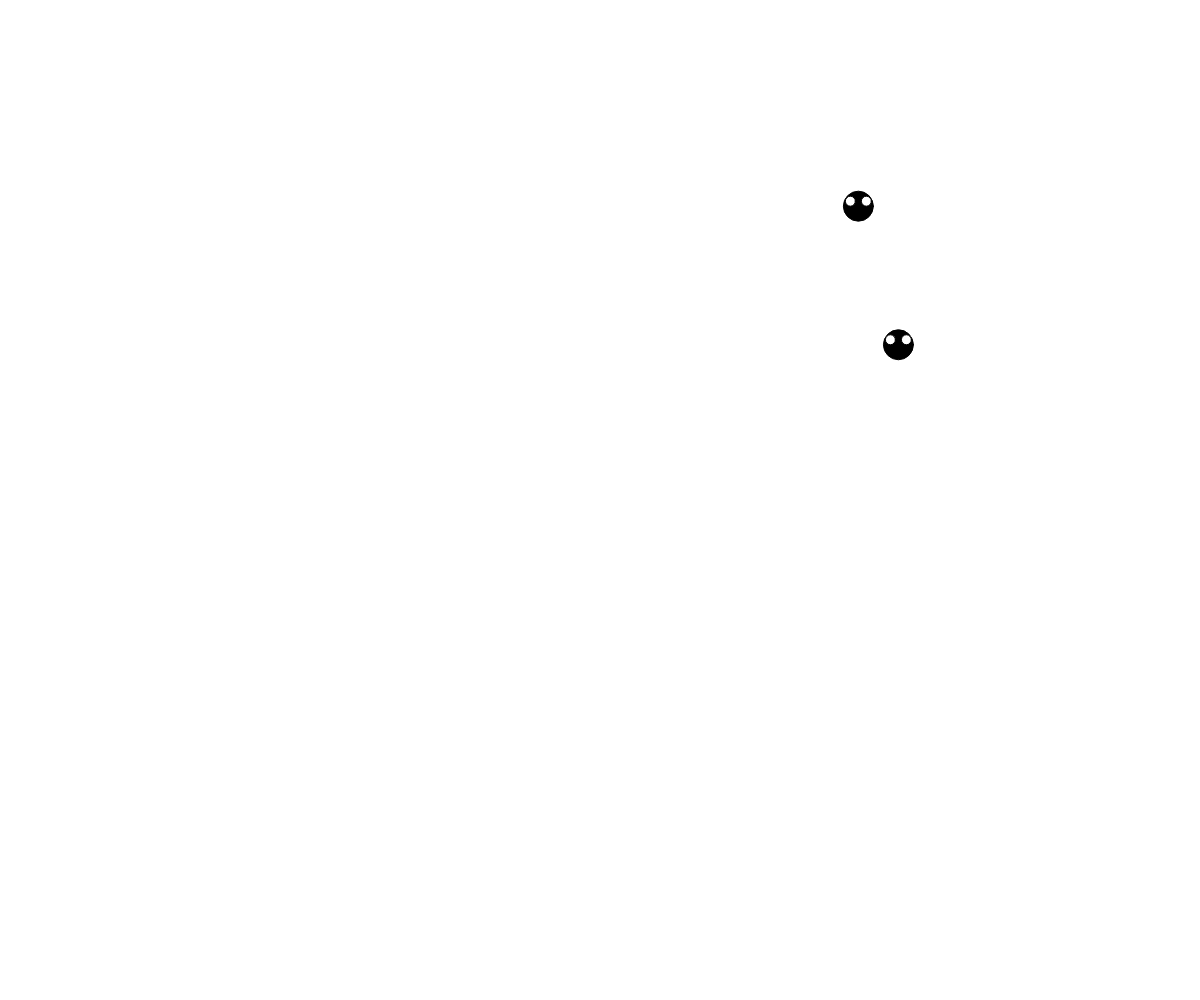
Frame 1 (no input)
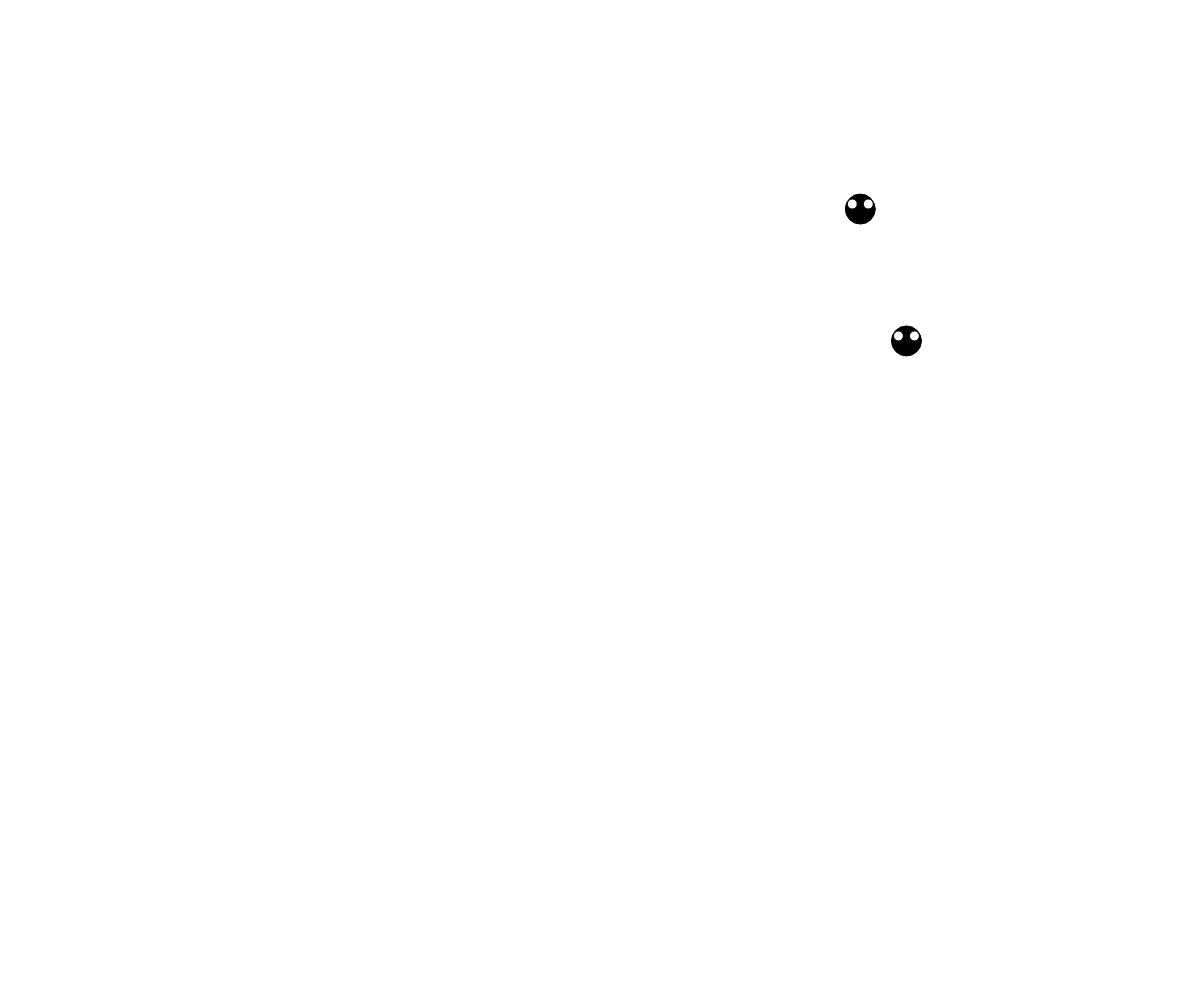
Frame 60 (no input)
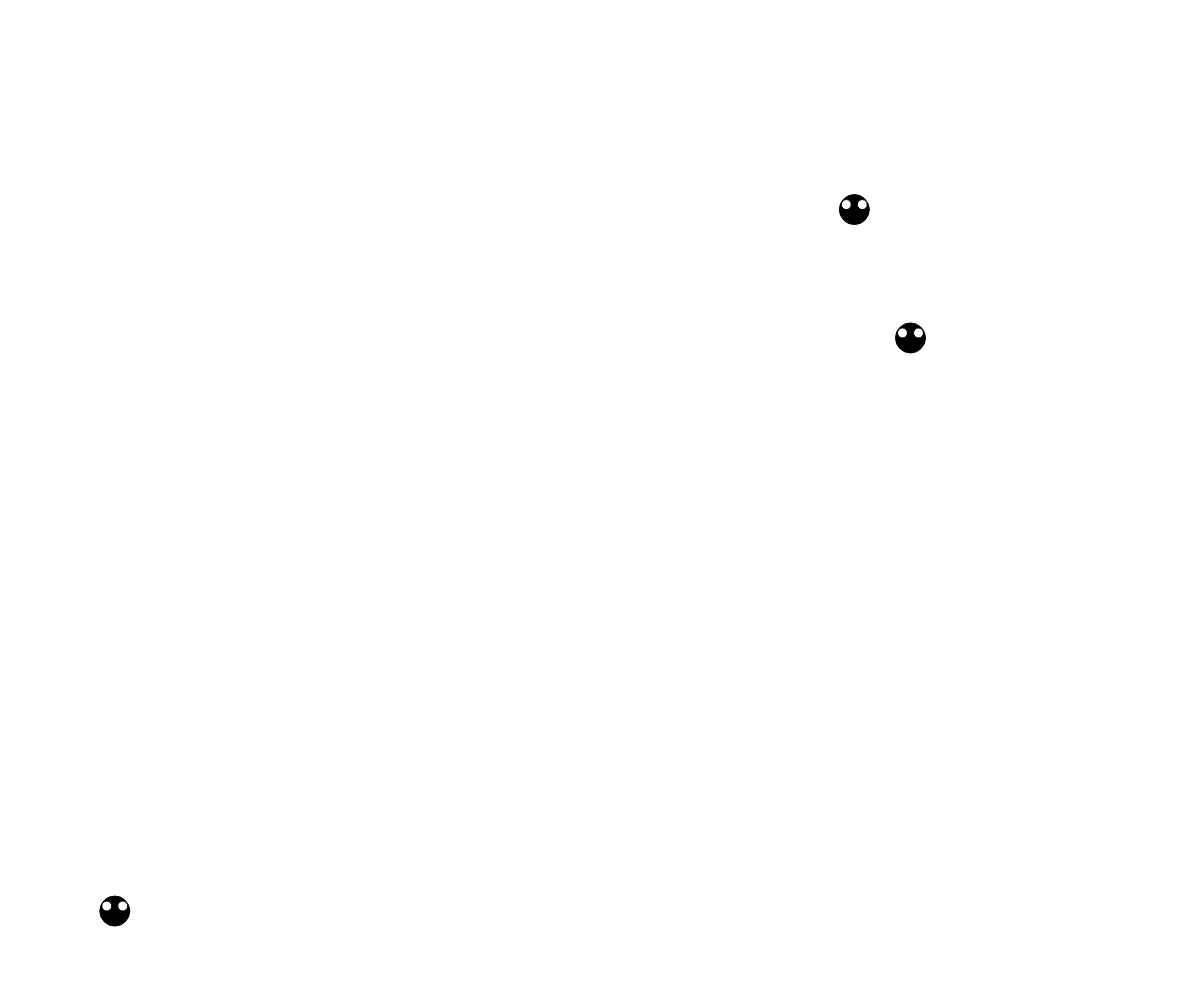
Frame 120 (the mouse pressed at the canvas centre since frame 60)

The p5.js sketch that drew these frames (run headless with seeded random() and noise() and a simulated clock; from frame 60 on, the mouse is pressed at the canvas centre):

// p5.js sketch
// ── sketch.js

/*******************************
LA CLASSE DU MONSTRE
*******************************/
class Monstre {
  // LE constructor() PREND DEUX PARAMETRES: x et y
  constructor(x,y) {
    this.x = x;
    this.y = y;
  }

  dessiner() {
      // LE CORPS
    fill(0);
    ellipse(this.x,this.y,30,30);
    // LES YEUX
    fill(255);
    ellipse(this.x-8,this.y-5,10,10);
    ellipse(this.x+8,this.y-5,10,10);
  }

  giguer() {
    this.x = this.x + random(-2,2);
    this.y = this.y + random(-2,2);
  }

}

// CREER UNE VARIABLE GLOBALE
// QUI CONTIENDRA UN TABLEAU (Array) :
let monstreArray;


/*******************************
CONSTRUIRE LA SCENE
*******************************/
function setup() {
  createCanvas(windowWidth, windowHeight);

  monstreArray = new Array();

   for ( let i =0; i < 2 ; i = i+1 ) {
     monstreArray.push( new Monstre( random(width) , random(height) ) );
   }

}


function draw() {
  background(255);

  for ( let i = 0; i < monstreArray.length; i++ ) {
    let monstre = monstreArray[i];
    monstre.giguer();
    monstre.dessiner();
  }

}

/*****************************
CODE A EXECUTER LORSQUE DU CLIC DE LA SOURIS
*****************************/
function mousePressed() {
   monstreArray.push( new Monstre( random(width) , random(height) ) );
}

/*****************************
CODE A EXECUTER LORSQUE LA FENETRE EST REDIMENSIONNEE
*****************************/
function windowResized() {
  resizeCanvas(windowWidth, windowHeight);
  draw();
}
